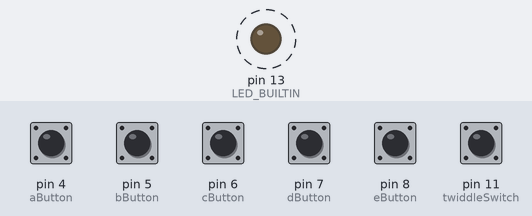
Simulated run of this sketch. Board: Arduino Leonardo, built with avr-gcc and run on an emulated ATmega32U4. Parts: output pins drawn as LEDs (lit = HIGH). Dashed ring = blinking. The test bench sets the inputs (shaded band); at power-on: pin 4 (aButton), pin 5 (bButton), pin 6 (cButton), pin 7 (dButton), pin 8 (eButton), pin 11 (twiddleSwitch) HIGH. USB keyboard and mouse output is not drawn.

Above: at 0.5 s.
Timing chart, 0 to 5.1 s (numbered marks = the images above):
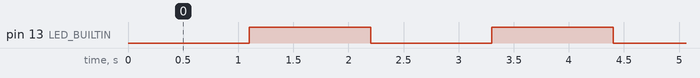

Measured:
- by itself, pin 13 (LED_BUILTIN): alternates HIGH for 1.1 s and LOW for 1.1 s

The sketch:

sketch_dec25a.ino
```cpp
/*

  From:

  https://www.arduino.cc/en/Tutorial/BuiltInExamples/KeyboardAndMouseControl
*/

#include "Keyboard.h"
#include "Mouse.h"


// set pin numbers for switches:
//
const int aButton = 4;
const int bButton = 5;
const int cButton = 6;
const int dButton = 7;
const int eButton = 8;
const int twiddleSwitch = 11;

void setup() {
  pinMode(aButton, INPUT_PULLUP);
  pinMode(bButton, INPUT_PULLUP);
  pinMode(cButton, INPUT_PULLUP);
  pinMode(dButton, INPUT_PULLUP);
  pinMode(eButton, INPUT_PULLUP);

  pinMode(twiddleSwitch, INPUT_PULLUP);

  pinMode(LED_BUILTIN, OUTPUT);

  Serial.begin(115200);
  // initialize mouse control:
  Mouse.begin();
  Keyboard.begin();
}

int ledinc = 0;
int led = LOW;
int twiddler = 0;
int dir = 0;

void loop() {

  delay(100);

  // blink the LED
  if (++ledinc > 10) {
    if (led == LOW) {
      led = HIGH;
    }
    else {
      led = LOW;
    }
    ledinc = 0;
    digitalWrite(LED_BUILTIN, led);
  }

  // twiddle the mouse a pixel every minute if enabled
  //
  if (digitalRead(twiddleSwitch) && (++twiddler > 600)) {
    twiddler = 0;
    switch (dir) {
      case 0:
        // move mouse up
        Mouse.move(0, -1);
        break;
      case 1:
        // move mouse down
        Mouse.move(0, 1);
        break;
      case 2:
        // move mouse left
        Mouse.move(-1, 0);
        break;
      case 3:
        // move mouse right
        Mouse.move(1, 0);
        break;
    }
    dir = 3 & ++dir;
  }

  // use serial input to control the mouse:
  if (Serial.available() > 0) {

  }

  // use the pushbuttons to control the keyboard:
  if (digitalRead(aButton) == LOW) {
    Keyboard.print("git status\r");
      delay(500);
  }
  if (digitalRead(bButton) == LOW) {
    Keyboard.print("git add *");
      delay(500);
  }
  if (digitalRead(cButton) == LOW) {
    Keyboard.print("git commit -m \"\"\b");
      delay(500);
  }
  if (digitalRead(dButton) == LOW) {
    Keyboard.print("git push");
      delay(500);
  }
  if (digitalRead(eButton) == LOW) {
    Keyboard.print("git pull origin master");
      delay(500);
  }
}
```
